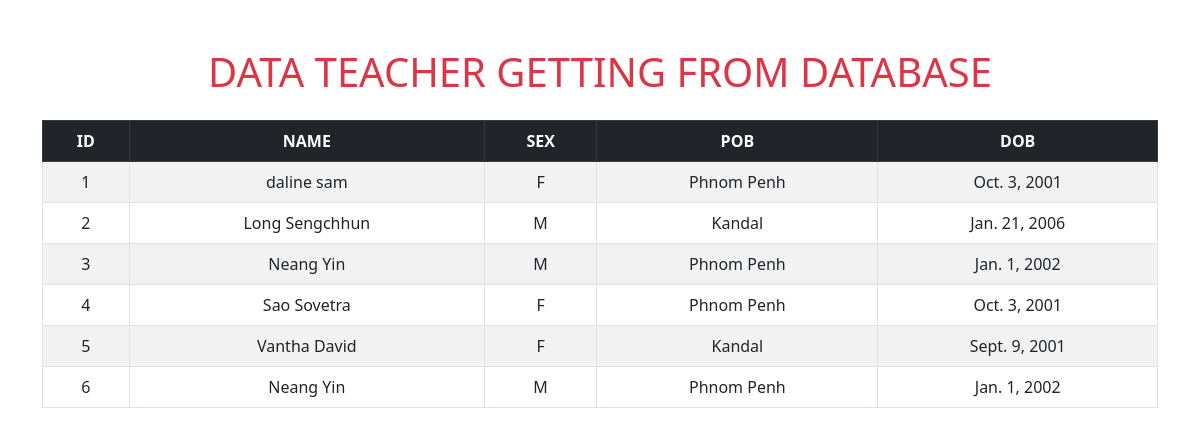
The app's page /project/teacher/ with its own data.
### app1/models.py (models this page shows)
class Teacher (models.Model):
    name = models.CharField(max_length=200)
    sex = models.CharField(max_length=10)
    POB = models.CharField(max_length=200)
    DOB = models.DateField(null=True)

### app1/views.py (the view)
# urls.py: path('teacher/',views.show_teacher,name='teacher'),
def show_teacher(request):
    teachers = Teacher.objects.all()
    return render(request, 'teacher.html', {'teachers': teachers})

### app1/templates/teacher.html (shortened to what this page needs)
<!DOCTYPE html>
<html lang="en">
<head>
    <link href="https://cdn.jsdelivr.net/npm/bootstrap@5.3.0/dist/css/bootstrap.min.css" rel="stylesheet">
</head>
<body>
    <div class="container mt-5">
        <h1 class="text-danger text-center mb-4">DATA TEACHER GETTING FROM DATABASE</h1>
        <table class="table table-bordered table-striped text-center">
            <thead class="table-dark">
                <tr>
                    <th>ID</th>
                    <th>NAME</th>
                    <th>SEX</th>
                    <th>POB</th>
                    <th>DOB</th>
                </tr>
            </thead>
            <tbody>
                {% for teacher in teachers %}
                <tr>
                    <td>{{ teacher.id }}</td>
                    <td>{{ teacher.name }}</td>
                    <td>{{ teacher.sex }}</td>
                    <td>{{ teacher.POB }}</td>
                    <td>{{ teacher.DOB }}</td>
                </tr>
                {% endfor %}
            </tbody>
        </table>
    </div>
</body>
</html>

### records on screen
Teacher: id "1", name "daline sam", sex "F", POB "Phnom Penh", DOB "Oct. 3, 2001"
Teacher: id "2", name "Long Sengchhun", sex "M", POB "Kandal", DOB "Jan. 21, 2006"
Teacher: id "3", name "Neang Yin", sex "M", POB "Phnom Penh", DOB "Jan. 1, 2002"
Teacher: id "4", name "Sao Sovetra", sex "F", POB "Phnom Penh", DOB "Oct. 3, 2001"
Teacher: id "5", name "Vantha David", sex "F", POB "Kandal", DOB "Sept. 9, 2001"
Teacher: id "6", name "Neang Yin", sex "M", POB "Phnom Penh", DOB "Jan. 1, 2002"
